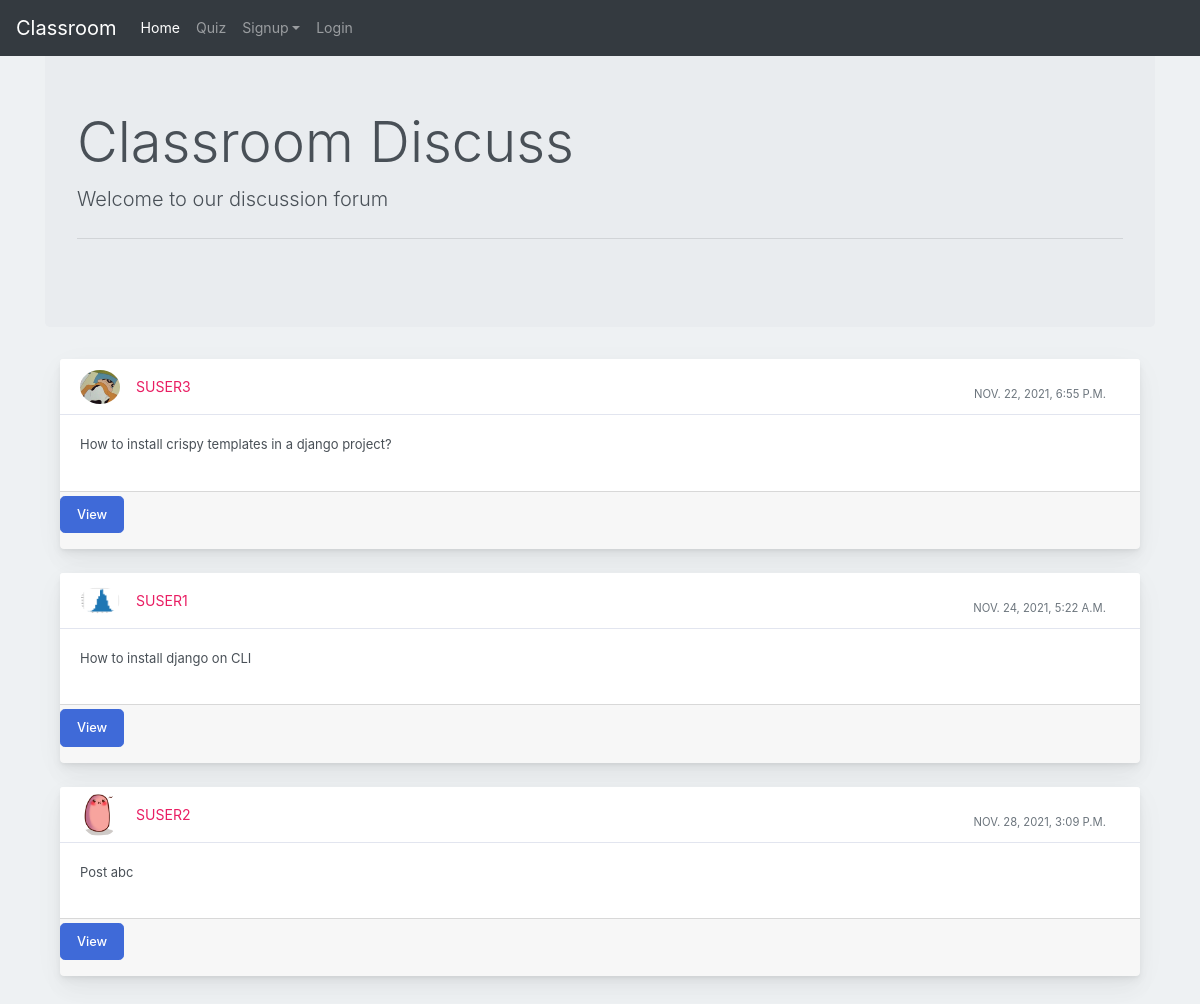
The page / on the database its author committed.
### discuss/models.py (models this page shows, shortened)
class Post(models.Model):
    user1 = models.ForeignKey(User, on_delete=models.CASCADE, default=1)
    post_id = models.AutoField
    post_content = models.TextField()
    timestamp= models.DateTimeField(default=now)
    image = models.ImageField(upload_to="images",default="")
    def get_absolute_url(self):
        return reverse("discuss:post-detail", kwargs={
            'post_id' : self.id
        })

### users/models.py (models this page shows)
class User(AbstractUser):
    email = models.EmailField()
    is_student = models.BooleanField(default=False)
    is_teacher = models.BooleanField(default=False)

### users/views.py (the view)
# urls.py: path("", views.index_view, name='home'),
def index_view(request):
    return render(request, 'discuss/forum.html', context={'posts' : Post.objects.all()})

### templates/discuss/forum.html (shortened to what this page needs)
{% extends 'discuss/basic.html' %}
{% load crispy_forms_tags %}
{% block homeactive %} active {% endblock homeactive %}-->
{% block content %}
<div class="container my-4">
<div class="jumbotron">
    <h1 class="display-4">Classroom Discuss</h1>
    <p class="lead">Welcome to our discussion forum <br>
    <hr class="my-4">
    </div>
    {% for post in posts %}
    <div class="container-fluid mt-10">
      <div class="row">
          <div class="col-md-12">
              <div class="card mb-4">
                  <div class="card-header">
                      <div class="media flex-wrap w-100 align-items-center"> <img src="/media/{{post.image}}"
                              class="d-block ui-w-40 rounded-circle" alt="">
                          <div class="media-body ml-3"> <a href="#" data-abc="true">{{post.user1}}</a>
                          </div>
                          <div class="text-muted small ml-3">
                            <div class="px-4 pt-3">{{post.timestamp}} </div>
                          </div>
                      </div>
                  </div>
                  <div class="card-body">
                      <p>{{post.post_content}}</p>
                  </div>
                  <div class="card-footer d-flex flex-wrap justify-content-between align-items-center px-0 pt-1 pb-3">
                    <a class="btn btn-primary btn-lg" data-toggle="modal" href="{{post.get_absolute_url}}">View</a>
                  </div>
              </div>
          </div>
      </div>
  </div>
  {% endfor %}
</div>
  {% endblock content %}

### discuss/static/discuss/block.css (style rules this page uses)
body { margin: 0; font-family: -apple-system, BlinkMacSystemFont, "Segoe UI", Roboto, "Helvetica Neue", Arial, "Noto Sans", sans-serif, "Apple Color Emoji", "Segoe UI Emoji", "Segoe UI Symbol", "Noto Color Emoji"; font-size: .88rem; font-weight: 400; line-height: 1.5; color: #495057; text-align: left; background-color: #eef1f3 }
.card { box-shadow: 0 0.46875rem 2.1875rem rgba(4, 9, 20, 0.03), 0 0.9375rem 1.40625rem rgba(4, 9, 20, 0.03), 0 0.25rem 0.53125rem rgba(4, 9, 20, 0.05), 0 0.125rem 0.1875rem rgba(4, 9, 20, 0.03); border-width: 0; transition: all .2s }
.card-header:first-child { border-radius: calc(.25rem - 1px) calc(.25rem - 1px) 0 0 }
.card-header { display: flex; align-items: center; border-bottom-width: 1px; padding-top: 0; padding-bottom: 0; padding-right: .625rem; height: 3.5rem; text-transform: uppercase; background-color: #fff; border-bottom: 1px solid rgba(26, 54, 126, 0.125) }
.btn-primary { color: #fff; background-color: #3f6ad8; border-color: #3f6ad8 }
.btn { font-size: 0.8rem; font-weight: 500; outline: none !important; position: relative; transition: color 0.15s, background-color 0.15s, border-color 0.15s, box-shadow 0.15s }
.card-body { flex: 1 1 auto; padding: 1.25rem }
.card-body p { font-size: 13px }
a { color: #E91E63; text-decoration: none !important; background-color: transparent }
.media img { width: 40px; height: auto }

### templates/discuss/basic.html (style rules this page uses)
html * { font-family: -apple-system, BlinkMacSystemFont, 'Segoe UI', Roboto, Oxygen, Ubuntu, Cantarell, 'Open Sans', 'Helvetica Neue', sans-serif !important; }

### rows shown on the page
Post: image (picture), user1 "SUSER3", timestamp "NOV. 22, 2021, 6:55 P.M.", post_content "How to install crispy templates in a django project?"
Post: image (picture), user1 "SUSER1", timestamp "NOV. 24, 2021, 5:22 A.M.", post_content "How to install django on CLI"
Post: image (picture), user1 "SUSER2", timestamp "NOV. 28, 2021, 3:09 P.M.", post_content "Post abc"
